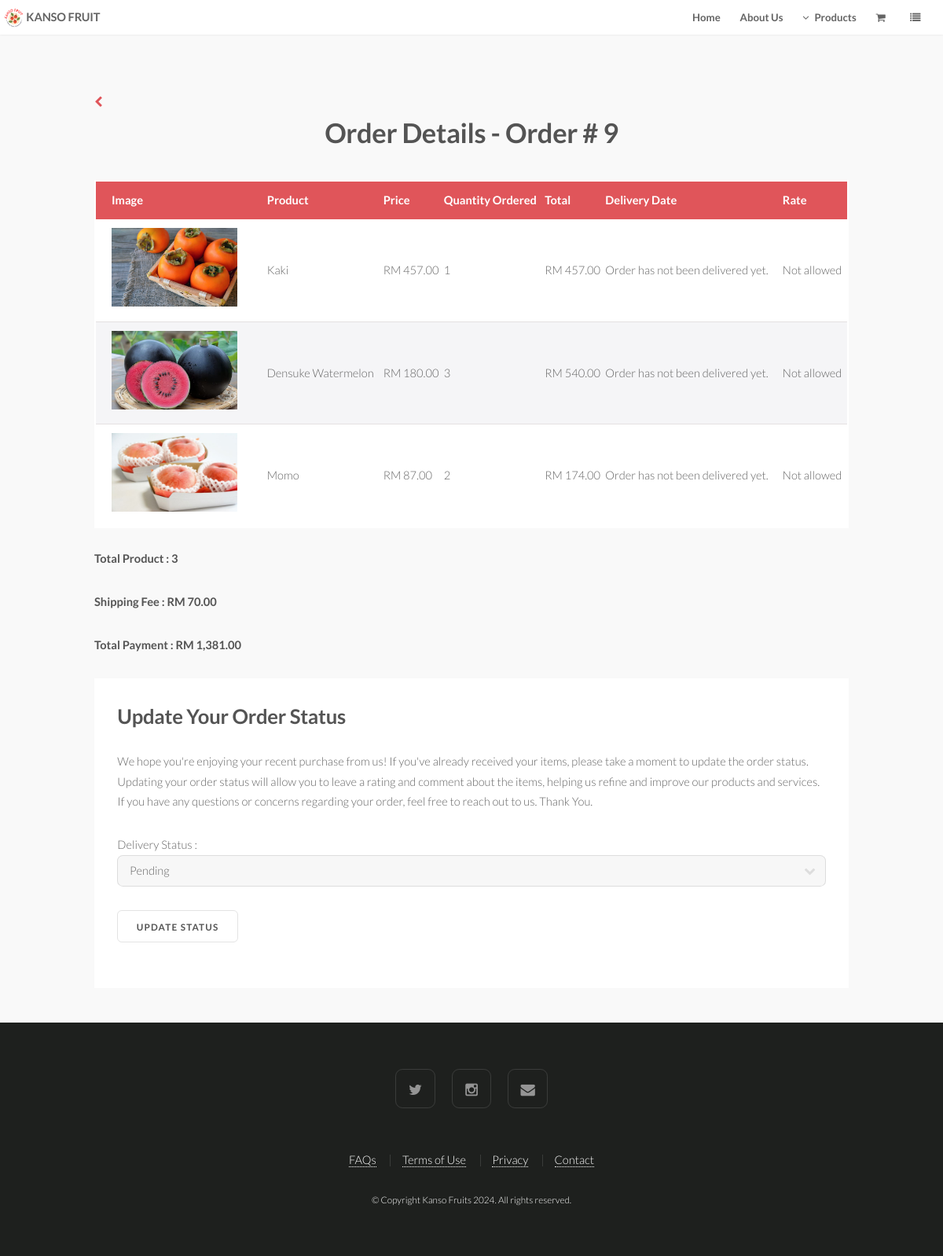
/customer_view_order_details.php?order_id=9 (signed in), run on the app's committed database.
### tables this page shows
CREATE TABLE `itemtbl` (
  `item_id` int(11) NOT NULL,
  `item_product_price` decimal(10,2) NOT NULL,
  `item_quantity` int(5) NOT NULL,
  `item_rating` int(1) NOT NULL,
  `item_comment` text NOT NULL,
  `item_rating_date` date NOT NULL,
  `product_id` int(11) NOT NULL,
  `order_id` int(11) NOT NULL
);

CREATE TABLE `producttbl` (
  `product_id` int(11) NOT NULL,
  `product_name` varchar(200) NOT NULL,
  `product_description` text NOT NULL,
  `product_price` decimal(10,2) NOT NULL,
  `product_stock_level` int(5) NOT NULL,
  `product_date_created` date NOT NULL,
  `product_image` varchar(150) NOT NULL,
  `category_id` int(11) NOT NULL
);

CREATE TABLE `ordertbl` (
  `order_id` int(11) NOT NULL,
  `order_date` date NOT NULL,
  `order_receiver_name` varchar(150) NOT NULL,
  `order_receiver_contact` char(15) NOT NULL,
  `order_delivery_address` text NOT NULL,
  `order_delivery_date` date NOT NULL,
  `order_payment_method` varchar(100) NOT NULL,
  `order_status` varchar(20) NOT NULL,
  `cust_id` int(11) NOT NULL
);

### customer_view_order_details.php (the view, shortened to what this page needs)
<?php
include("config.php");
if (!isset($_SESSION["sess_cid"]))
{
	header("Location: login.php");
}
else
{
	$ordid = $_REQUEST["order_id"];
}
?>
<!DOCTYPE HTML>
<html>
	<head>
		<link rel="stylesheet" href="css/customer_design.css" />
	</head>
	<body>
			<header id="header" class="skel-layers-fixed">
				<div id="logo"><a href="index.html" style="text-decoration:none; outline:none; border:none;"><img src="images/logo.png" title="Kanso Fruits" alt="Kanso Fruits Logo"/></a></div>
				<h1><a href="index.html"> KANSO FRUIT</a></h1>
				<nav id="nav">
					<ul>
						<li><a href="index.php">Home</a></li>
						<li><a href="about_us.php">About Us</a></li>
						<li>
							<a href="" class="icon fa-angle-down">Products</a>
						</li>
						<li><a href="customer_view_cart.php" class="icon fa-shopping-cart"></a></li>
						<li>
							<a href="" class="icon fa-list"></a>
						</li>
					</ul>
				</nav>
			</header>
			<section id="three" class="wrapper style1">
				<div class="container">
				<a href='customer_order_list.php' class='icon fa-chevron-left'></a>
					<header class="major">
						<h2>Order Details - Order # <?php echo $ordid; ?></h2>
					</header>
					<div class="mycart">
						<?php
						$get_item = mysqli_query($conn, "select * from itemtbl,producttbl,ordertbl where
						itemtbl.product_id=producttbl.product_id and ordertbl.order_id=itemtbl.order_id and itemtbl.order_id = $ordid");
						$count = mysqli_num_rows($get_item);
						if ($count == 0)
						{
							echo "<p>No order records found.</p>";
						}
						else
						{
							echo "<table border='1px' class='product-table'>";
							echo "<tr>";
							echo "<th style='padding-left:20px;'>Image</th>";
							echo "<th>Product</th>";
							echo "<th>Price</th>";
							echo "<th>Quantity Ordered</th>";
							echo "<th>Total</th>";
							echo "<th>Delivery Date</th>";
							echo "<th>Rate</th>";
							echo "</tr>";
							$shipping_fee = 70;
							$overall_total = 0;
							while($rec = mysqli_fetch_assoc($get_item))
							{
								$item_id = $rec['item_id'];
								if ($rec["product_image"] == "None")
								{
									$filename = "product_image/default.png";
								}
								else
								{
									$filename = "product_image/".$rec["product_image"];
								}
								$item_total = $rec["product_price"] * $rec["item_quantity"];
								$overall_total = $overall_total + $item_total + $shipping_fee;
								echo "<tr>";
								echo "<td><img src='".$filename."' style='width:200px;'></td>";
								echo "<td>".$rec["product_name"]."</td>";
								echo "<td>RM ".number_format($rec["product_price"],2)."</td>";
								echo "<td>".$rec["item_quantity"]."</td>";
								echo "<td>RM ".number_format($item_total,2)."</td>";
								echo "<td>";
									if ($rec["order_delivery_date"] == "0000-00-00")
									{
										echo "Order has not been delivered yet.";
									}
									else
									{
										echo $rec["order_delivery_date"];
									}
								echo "</td>";
								if($rec["order_status"] == "Received")
								{
									echo "<td><a href = 'customer_rate_comment.php?item_id=$item_id' style='margin:0px;'>Rate This Item</a></td>";
								}
								else
								{
									echo "<td>Not allowed</td>";
								}
								echo "</tr>";
							}
							echo "</table>";
							echo "<br>";
							echo "<p><b>Total Product : ".$count."</b></p>";
							echo "<p><b>Shipping Fee : RM ".number_format($shipping_fee,2)."</b></p>";
							echo "<p><b>Total Payment : RM ".number_format($overall_total,2)."</b></p>";
						}
							$get_status = mysqli_query($conn, "select * from ordertbl where order_id =$ordid");
							$rec = mysqli_fetch_assoc($get_status);
							if ($rec["order_status"] != "Received")
							{
							?>
							<div class="rev-info">
								<h2>Update Your Order Status </h2>
								<p>We hope you're enjoying your recent purchase from us! If you've already received your items,
								please take a moment to update the order status. Updating your order status will allow you to leave a rating
								and comment about the items, helping us refine and improve our products and services. If you have any
								questions or concerns regarding your order, feel free to reach out to us. Thank You.</p>
								<form name="deliverfrm" action="" method="post">
									<p style="margin: 0; padding: 0;">Delivery Status :
									<div class="select-wrapper">
									<select name="delivery_status">
										<option value="<?php echo $rec["order_status"]; ?>"><?php echo $rec["order_status"]; ?></option>
									</select>
									</div>
									</p>
									<input type="submit" name="submitbtn" value="Update Status" />
								</form>
								<?php
								}
								?>
							</div>
					</div>
				</div>
			</section>
			<footer id="footer">
				<ul class="icons">
					<li><a href="https://x.com/KansoFruit123" target="_blank" class="icon fa-twitter"><span class="label">Twitter</span></a></li>
					<li><a href="https://www.instagram.com/kansofruit/" target="_blank" class="icon fa-instagram"><span class="label">Instagram</span></a></li>
					<li><a href="mailto:kansofruit@gmail.com" class="icon fa-envelope"><span class="label">Envelope</span></a></li>
				</ul>
				<ul class="menu">
					<li><a href="faqs.php">FAQs</a></li>
					<li><a href="terms_of_use.php">Terms of Use</a></li>
					<li><a href="privacy_policy.php">Privacy</a></li>
					<li><a href="contactus.php">Contact</a></li>
				</ul>
				<span class="copyright">
					&copy; Copyright Kanso Fruits 2024. All rights reserved.
				</span>
			</footer>
	</body>
</html>

### css/customer_design.css (style rules this page uses)
* { padding:0px; margin:0px; }
.mycart table, .myorderlist table { width:100%; border:2px solid white; }
.mycart table th { text-align:left; font-weight:bold; padding:0.75em 0em; background-color:#e0555a; color:#fff; }
.mycart table td { padding:0.75em 0; vertical-align: middle; border-bottom:1px solid #E4E0E1; }
.mycart table tr:nth-child(odd) { background-color:#F5F5F7; }
.mycart table tr:nth-child(even) { background-color:white; }
.mycart table img { width:100%; height:100px; text-align:right; padding: 0 20px 0 20px; }
.rev-info { background-color:white; padding:2em; }

### css/style-xlarge.css (style rules this page uses)
body, input, select, textarea { font-size: 12pt; }

### css/style-large.css (style rules this page uses)
body, input, select, textarea { font-size: 11pt; }

### data on the page
itemtbl: product.product_image (picture), product.product_name "Kaki", product.product_price "457.00", item_quantity "1"
itemtbl: product.product_image (picture), product.product_name "Densuke Watermelon", product.product_price "180.00", item_quantity "3", item_total "540.00"
itemtbl: product.product_image (picture), product.product_name "Momo", product.product_price "87.00", item_quantity "2", item_total "174.00"
ordertbl: delivery_status "Pending"

### other printed values
$ordid "9"
$count "3"
$shipping_fee "70.00"
$overall_total "1,381.00"
